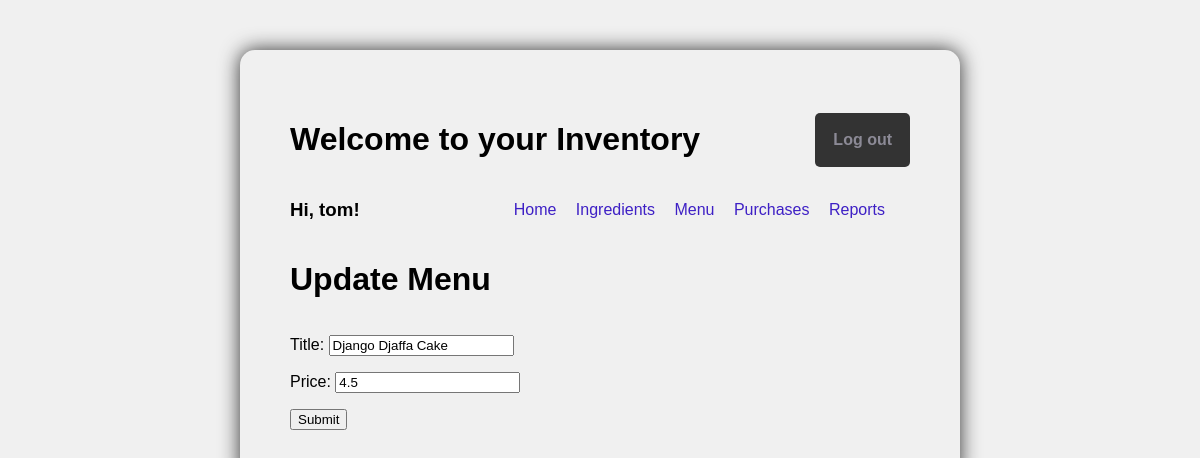
The app's page /menu/update/4 (signed in), older data.
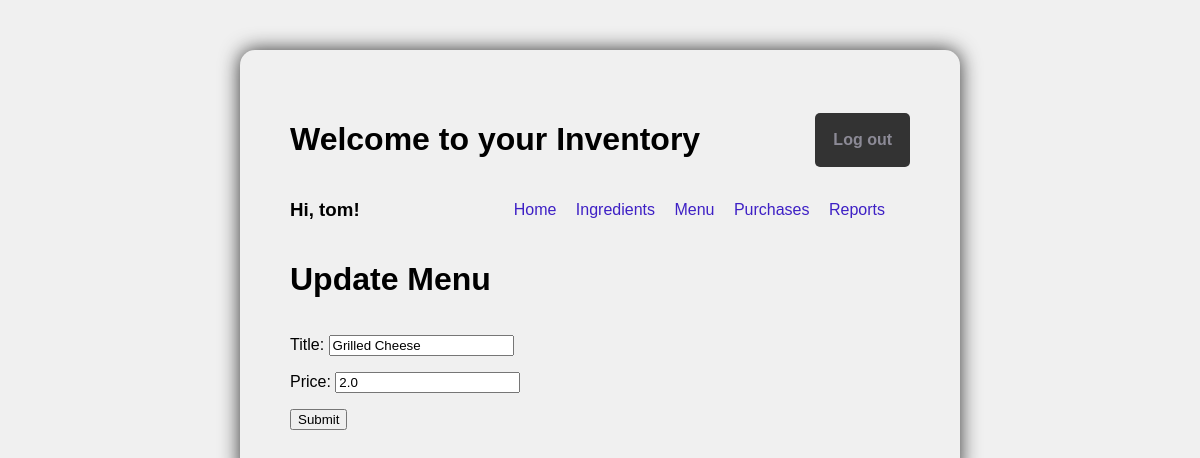
The same page, newer data.
### inventory_app/models.py (models this page shows, shortened)
class MenuItem(models.Model):
    title = models.CharField(max_length=100, default="", unique=True)
    price = models.FloatField(default=0.00)

### inventory_app/views.py (the view)
# urls.py: path('menu/update/<int:pk>', views.MenuItemUpdate.as_view(), name="update_menu"),
class MenuItemUpdate(LoginRequiredMixin, UpdateView):
  model = MenuItem
  template_name = 'menu_update_form.html'
  success_url = '/menu/'
  form_class = MenuItemForm

### inventory_app/forms.py
class MenuItemForm(forms.ModelForm):
    class Meta:
        model = MenuItem
        fields = "__all__"

### inventory_app/templates/menu_update_form.html (shortened to what this page needs)
{% extends "./base.html" %}
{% block content %}
<h1> Update Menu </h1>
<form method="POST">
    {{ form.as_p }}
    <input type="submit" value="Submit"/>
</form>
{% endblock %}

Row changes from the older to the newer data that the page shows:
changed MenuItem: title "Django Djaffa Cake" → "Grilled Cheese"; price "4.5" → "2.0"
